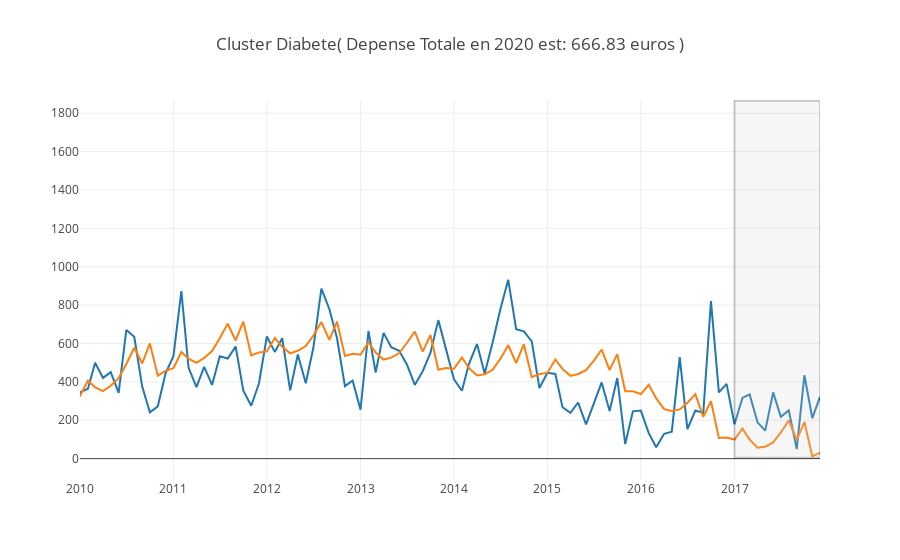

Write notebook code for a chart like this one.
### Markdown cell above
#### Cluster Diabete

### Code cell
make_prediction_by_cluster(data = df, cluster = 'c2', validation_period = validation_period, n_pred = n_preds, period = ['2013-01-01','2020-01-01'], plot_intervals = False,list_slen = range(12,13))
